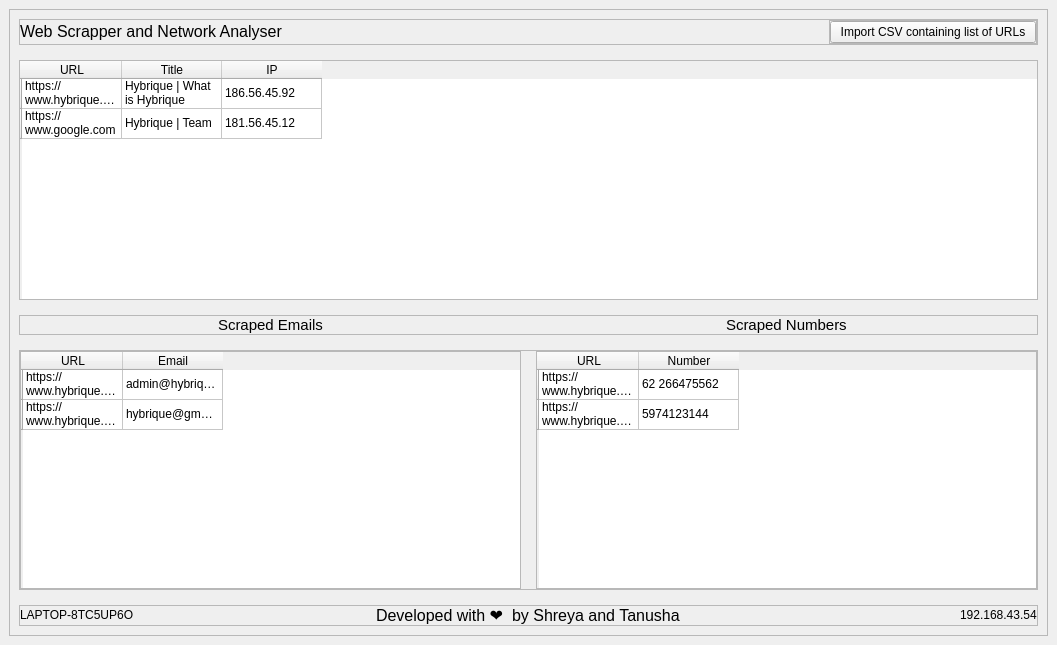
<?xml version="1.0" encoding="UTF-8"?>
<ui version="4.0">
 <class>MainWindow</class>
 <widget class="QMainWindow" name="MainWindow">
  <property name="geometry">
   <rect>
    <x>0</x>
    <y>0</y>
    <width>1057</width>
    <height>645</height>
   </rect>
  </property>
  <property name="minimumSize">
   <size>
    <width>700</width>
    <height>600</height>
   </size>
  </property>
  <property name="maximumSize">
   <size>
    <width>16777215</width>
    <height>16777215</height>
   </size>
  </property>
  <property name="windowTitle">
   <string>Web Scrapper and Network Analyser</string>
  </property>
  <widget class="QWidget" name="centralwidget">
   <layout class="QVBoxLayout" name="verticalLayout">
    <item>
     <widget class="QFrame" name="frame">
      <property name="frameShape">
       <enum>QFrame::StyledPanel</enum>
      </property>
      <property name="frameShadow">
       <enum>QFrame::Raised</enum>
      </property>
      <layout class="QVBoxLayout" name="verticalLayout_2">
       <property name="spacing">
        <number>15</number>
       </property>
       <item>
        <widget class="QFrame" name="frame_5">
         <property name="frameShape">
          <enum>QFrame::StyledPanel</enum>
         </property>
         <property name="frameShadow">
          <enum>QFrame::Raised</enum>
         </property>
         <layout class="QHBoxLayout" name="horizontalLayout_4">
          <property name="leftMargin">
           <number>0</number>
          </property>
          <property name="topMargin">
           <number>0</number>
          </property>
          <property name="rightMargin">
           <number>0</number>
          </property>
          <property name="bottomMargin">
           <number>0</number>
          </property>
          <item>
           <widget class="QLabel" name="label">
            <property name="sizePolicy">
             <sizepolicy hsizetype="Minimum" vsizetype="Preferred">
              <horstretch>0</horstretch>
              <verstretch>0</verstretch>
             </sizepolicy>
            </property>
            <property name="text">
             <string>&lt;html&gt;&lt;head/&gt;&lt;body&gt;&lt;p&gt;&lt;span style=&quot; font-size:12pt;&quot;&gt;Web Scrapper and Network Analyser&lt;/span&gt;&lt;/p&gt;&lt;/body&gt;&lt;/html&gt;</string>
            </property>
           </widget>
          </item>
          <item alignment="Qt::AlignRight">
           <widget class="QFrame" name="frame_6">
            <property name="frameShape">
             <enum>QFrame::StyledPanel</enum>
            </property>
            <property name="frameShadow">
             <enum>QFrame::Raised</enum>
            </property>
            <layout class="QHBoxLayout" name="horizontalLayout_5">
             <property name="leftMargin">
              <number>0</number>
             </property>
             <property name="topMargin">
              <number>0</number>
             </property>
             <property name="rightMargin">
              <number>0</number>
             </property>
             <property name="bottomMargin">
              <number>0</number>
             </property>
             <item>
              <widget class="QPushButton" name="importBtn">
               <property name="sizePolicy">
                <sizepolicy hsizetype="Minimum" vsizetype="Fixed">
                 <horstretch>0</horstretch>
                 <verstretch>0</verstretch>
                </sizepolicy>
               </property>
               <property name="cursor">
                <cursorShape>PointingHandCursor</cursorShape>
               </property>
               <property name="text">
                <string>  Import CSV containing list of URLs  </string>
               </property>
              </widget>
             </item>
            </layout>
           </widget>
          </item>
         </layout>
        </widget>
       </item>
       <item>
        <widget class="QTableWidget" name="TopTW">
         <property name="maximumSize">
          <size>
           <width>16777215</width>
           <height>300</height>
          </size>
         </property>
         <property name="editTriggers">
          <set>QAbstractItemView::NoEditTriggers</set>
         </property>
         <row>
          <property name="text">
           <string/>
          </property>
         </row>
         <row>
          <property name="text">
           <string/>
          </property>
         </row>
         <column>
          <property name="text">
           <string>URL</string>
          </property>
         </column>
         <column>
          <property name="text">
           <string>Title</string>
          </property>
         </column>
         <column>
          <property name="text">
           <string>IP</string>
          </property>
         </column>
         <item row="0" column="0">
          <property name="text">
           <string>https://www.hybrique.com</string>
          </property>
         </item>
         <item row="0" column="1">
          <property name="text">
           <string>Hybrique | What is Hybrique</string>
          </property>
         </item>
         <item row="0" column="2">
          <property name="text">
           <string>186.56.45.92</string>
          </property>
         </item>
         <item row="1" column="0">
          <property name="text">
           <string>https://www.google.com</string>
          </property>
         </item>
         <item row="1" column="1">
          <property name="text">
           <string>Hybrique | Team</string>
          </property>
         </item>
         <item row="1" column="2">
          <property name="text">
           <string>181.56.45.12</string>
          </property>
         </item>
        </widget>
       </item>
       <item>
        <widget class="QFrame" name="frame_3">
         <property name="frameShape">
          <enum>QFrame::StyledPanel</enum>
         </property>
         <property name="frameShadow">
          <enum>QFrame::Raised</enum>
         </property>
         <layout class="QHBoxLayout" name="horizontalLayout_2">
          <property name="spacing">
           <number>15</number>
          </property>
          <property name="leftMargin">
           <number>0</number>
          </property>
          <property name="topMargin">
           <number>0</number>
          </property>
          <property name="rightMargin">
           <number>0</number>
          </property>
          <property name="bottomMargin">
           <number>0</number>
          </property>
          <item alignment="Qt::AlignHCenter">
           <widget class="QLabel" name="label_2">
            <property name="text">
             <string>&lt;html&gt;&lt;head/&gt;&lt;body&gt;&lt;p&gt;&lt;span style=&quot; font-size:11pt;&quot;&gt;Scraped Emails&lt;/span&gt;&lt;/p&gt;&lt;/body&gt;&lt;/html&gt;</string>
            </property>
           </widget>
          </item>
          <item alignment="Qt::AlignHCenter">
           <widget class="QLabel" name="label_3">
            <property name="text">
             <string>&lt;html&gt;&lt;head/&gt;&lt;body&gt;&lt;p&gt;&lt;span style=&quot; font-size:11pt;&quot;&gt;Scraped Numbers&lt;/span&gt;&lt;/p&gt;&lt;/body&gt;&lt;/html&gt;</string>
            </property>
           </widget>
          </item>
         </layout>
        </widget>
       </item>
       <item>
        <widget class="QFrame" name="frame_2">
         <property name="frameShape">
          <enum>QFrame::StyledPanel</enum>
         </property>
         <property name="frameShadow">
          <enum>QFrame::Raised</enum>
         </property>
         <layout class="QHBoxLayout" name="horizontalLayout">
          <property name="spacing">
           <number>15</number>
          </property>
          <property name="leftMargin">
           <number>0</number>
          </property>
          <property name="topMargin">
           <number>0</number>
          </property>
          <property name="rightMargin">
           <number>0</number>
          </property>
          <property name="bottomMargin">
           <number>0</number>
          </property>
          <item>
           <widget class="QTableWidget" name="EmailTW">
            <property name="editTriggers">
             <set>QAbstractItemView::NoEditTriggers</set>
            </property>
            <row>
             <property name="text">
              <string/>
             </property>
            </row>
            <row>
             <property name="text">
              <string/>
             </property>
            </row>
            <column>
             <property name="text">
              <string>URL</string>
             </property>
            </column>
            <column>
             <property name="text">
              <string>Email</string>
             </property>
            </column>
            <item row="0" column="0">
             <property name="text">
              <string>https://www.hybrique.com</string>
             </property>
            </item>
            <item row="0" column="1">
             <property name="text">
              <string>admin@hybrique.com</string>
             </property>
            </item>
            <item row="1" column="0">
             <property name="text">
              <string>https://www.hybrique.com</string>
             </property>
            </item>
            <item row="1" column="1">
             <property name="text">
              <string>hybrique@gmail.com</string>
             </property>
            </item>
           </widget>
          </item>
          <item>
           <widget class="QTableWidget" name="NumberTW">
            <property name="editTriggers">
             <set>QAbstractItemView::NoEditTriggers</set>
            </property>
            <row>
             <property name="text">
              <string/>
             </property>
            </row>
            <row>
             <property name="text">
              <string/>
             </property>
            </row>
            <column>
             <property name="text">
              <string>URL</string>
             </property>
            </column>
            <column>
             <property name="text">
              <string>Number</string>
             </property>
            </column>
            <item row="0" column="0">
             <property name="text">
              <string>https://www.hybrique.com</string>
             </property>
            </item>
            <item row="0" column="1">
             <property name="text">
              <string>62 266475562</string>
             </property>
            </item>
            <item row="1" column="0">
             <property name="text">
              <string>https://www.hybrique.com</string>
             </property>
            </item>
            <item row="1" column="1">
             <property name="text">
              <string>5974123144</string>
             </property>
            </item>
           </widget>
          </item>
         </layout>
        </widget>
       </item>
       <item>
        <widget class="QFrame" name="frame_4">
         <property name="frameShape">
          <enum>QFrame::StyledPanel</enum>
         </property>
         <property name="frameShadow">
          <enum>QFrame::Raised</enum>
         </property>
         <layout class="QHBoxLayout" name="horizontalLayout_3">
          <property name="leftMargin">
           <number>0</number>
          </property>
          <property name="topMargin">
           <number>0</number>
          </property>
          <property name="rightMargin">
           <number>0</number>
          </property>
          <property name="bottomMargin">
           <number>0</number>
          </property>
          <item alignment="Qt::AlignLeft">
           <widget class="QLabel" name="hostNameLbl">
            <property name="text">
             <string>&lt;html&gt;&lt;head/&gt;&lt;body&gt;&lt;p&gt;LAPTOP-8TC5UP6O&lt;/p&gt;&lt;/body&gt;&lt;/html&gt;</string>
            </property>
           </widget>
          </item>
          <item alignment="Qt::AlignHCenter">
           <widget class="QLabel" name="developedMsgLbl">
            <property name="cursor">
             <cursorShape>PointingHandCursor</cursorShape>
            </property>
            <property name="text">
             <string>&lt;!DOCTYPE HTML PUBLIC &quot;-//W3C//DTD HTML 4.0//EN&quot; &quot;http://www.w3.org/TR/REC-html40/strict.dtd&quot;&gt;
&lt;html&gt;&lt;head&gt;&lt;meta name=&quot;qrichtext&quot; content=&quot;1&quot; /&gt;&lt;style type=&quot;text/css&quot;&gt;
p, li { white-space: pre-wrap; }
&lt;/style&gt;&lt;/head&gt;&lt;body style=&quot; font-family:'MS Shell Dlg 2'; font-size:8pt; font-weight:400; font-style:normal;&quot;&gt;
&lt;p style=&quot; margin-top:12px; margin-bottom:12px; margin-left:0px; margin-right:0px; -qt-block-indent:0; text-indent:0px;&quot;&gt;&lt;span style=&quot; font-size:12pt;&quot;&gt;Developed with &lt;/span&gt;&lt;span style=&quot; font-family:'apple color emoji','segoe ui emoji','noto color emoji','android emoji','emojisymbols','emojione mozilla','twemoji mozilla','segoe ui symbol'; font-size:12pt; color:#000000;&quot;&gt;❤️  &lt;/span&gt;&lt;span style=&quot; font-size:12pt;&quot;&gt;by Shreya and Tanusha&lt;/span&gt;&lt;/p&gt;&lt;/body&gt;&lt;/html&gt;</string>
            </property>
            <property name="openExternalLinks">
             <bool>false</bool>
            </property>
           </widget>
          </item>
          <item alignment="Qt::AlignRight">
           <widget class="QLabel" name="IPLbl">
            <property name="text">
             <string>&lt;html&gt;&lt;head/&gt;&lt;body&gt;&lt;p&gt;192.168.43.54&lt;/p&gt;&lt;/body&gt;&lt;/html&gt;</string>
            </property>
           </widget>
          </item>
         </layout>
        </widget>
       </item>
      </layout>
     </widget>
    </item>
   </layout>
  </widget>
 </widget>
 <resources/>
 <connections/>
</ui>
